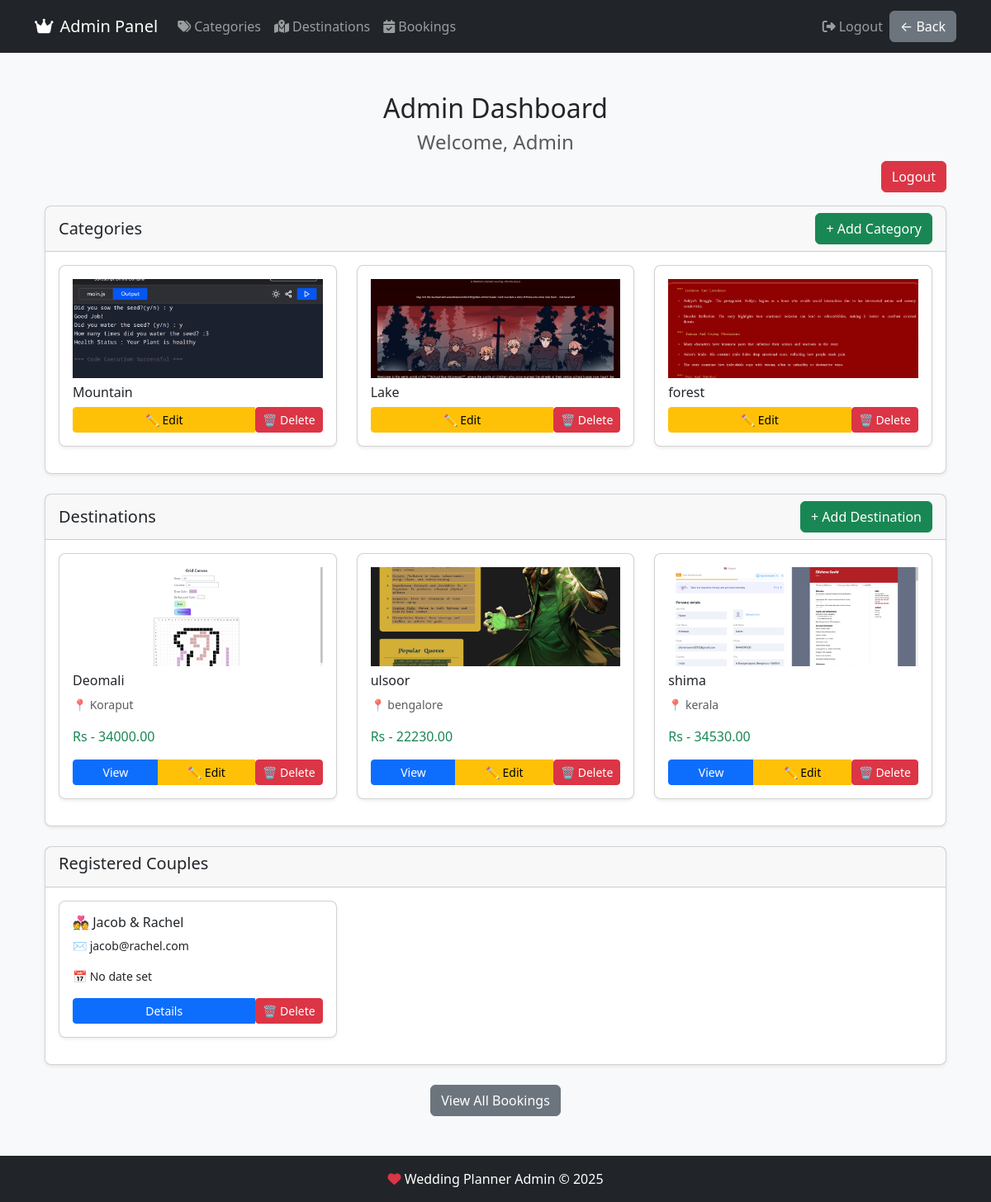
Screenshot of /admin/dashboard (signed in) with the database file from the repository.
### tables this page shows
CREATE TABLE categories (
            id INTEGER PRIMARY KEY AUTOINCREMENT,
            name TEXT NOT NULL,
            image_path TEXT
        );

CREATE TABLE destinations (
            id INTEGER PRIMARY KEY AUTOINCREMENT,
            name TEXT NOT NULL,
            category_id INTEGER NOT NULL,
            location TEXT NOT NULL,
            description TEXT,
            price REAL,
            photo TEXT,
            FOREIGN KEY (category_id) REFERENCES categories(id)
        );

CREATE TABLE couples (
            id INTEGER PRIMARY KEY AUTOINCREMENT,
            name TEXT NOT NULL,
            email TEXT NOT NULL,
            wedding_date TEXT,
            password TEXT NOT NULL
        );

### app.py (the view)
@app.route('/admin/dashboard')
def admin_dashboard():
    if 'admin_username' not in session:
        return redirect(url_for('admin_login'))
    with get_db_connection() as conn:
        categories = conn.execute('SELECT * FROM categories').fetchall()
        destinations = conn.execute('''
            SELECT d.*, c.name as category_name
            FROM destinations d
            JOIN categories c ON d.category_id = c.id
        ''').fetchall()
        couples = conn.execute('SELECT * FROM couples').fetchall()
        recent_bookings = conn.execute('''
            SELECT b.*, c.name as couple_name, d.name as destination_name
            FROM bookings b
            JOIN couples c ON b.couple_id = c.id
            JOIN destinations d ON b.destination_id = d.id
            ORDER BY b.booking_date DESC LIMIT 5
        ''').fetchall()
    return render_template('admin/dashboard.html',
                         categories=categories,
                         destinations=destinations,
                         couples=couples,
                         recent_bookings=recent_bookings)

### app.py (called while the page is built)
def get_db_connection():
    conn = sqlite3.connect('database.db')
    conn.row_factory = sqlite3.Row
    return conn

@app.context_processor
def inject_now():
    return {'now': datetime.now()}

### templates/admin/dashboard.html
{% extends "admin/base.html" %} {% block content %}
<div class="container mt-5">
  <h2 class="text-center">Admin Dashboard</h2>
  <h4 class="text-center text-muted">Welcome, Admin</h4>
  <div class="text-end mb-3">
    <a href="{{ url_for('logout') }}" class="btn btn-danger">Logout</a>
  </div>
  <div class="card mb-4 shadow-sm">
    <div class="card-header d-flex justify-content-between align-items-center">
      <h5 class="mb-0">Categories</h5>
      <a href="{{ url_for('add_category') }}" class="btn btn-success">
        + Add Category
      </a>
    </div>
    <div class="card-body">
      <div class="row">
        {% for category in categories %}
        <div class="col-md-4 mb-3">
          <div class="card p-3 shadow-sm">
            <img
              src="{{ url_for('static', filename='images/categories/' + category.image_path) }}"
              class="img-fluid mb-2"
              style="height: 120px; object-fit: cover"
            />
            <h6>{{ category.name }}</h6>
            <div class="btn-group w-100">
              <a
                href="{{ url_for('edit_category', id=category.id) }}"
                class="btn btn-warning btn-sm"
              >
                ✏️ Edit
              </a>
              <form
                action="{{ url_for('delete_category', id=category.id) }}"
                method="POST"
                class="d-inline"
              >
                <button
                  type="submit"
                  class="btn btn-danger btn-sm"
                  onclick="return confirm('Delete this category?')"
                >
                  🗑️ Delete
                </button>
              </form>
            </div>
          </div>
        </div>
        {% endfor %}
      </div>
    </div>
  </div>
  <div class="card mb-4 shadow-sm">
    <div class="card-header d-flex justify-content-between align-items-center">
      <h5 class="mb-0">Destinations</h5>
      <a href="{{ url_for('add_destination') }}" class="btn btn-success">
        + Add Destination
      </a>
    </div>
    <div class="card-body">
      <div class="row">
        {% for destination in destinations %}
        <div class="col-md-4 mb-3">
          <div class="card p-3 shadow-sm">
            <img
              src="{{ url_for('static', filename='images/destinations/' + destination.photo) if destination.photo else 'placeholder.jpg' }}"
              class="img-fluid mb-2"
              style="height: 120px; object-fit: cover"
            />
            <h6>{{ destination.name }}</h6>
            <p class="text-muted small">📍 {{ destination.location }}</p>
            <p class="text-success">
              Rs - {{ "%.2f"|format(destination.price) }}
            </p>
            <div class="btn-group w-100">
              <a
                href="{{ url_for('destination_details', destination_id=destination.id) }}"
                class="btn btn-primary btn-sm"
              >
                View
              </a>
              <a
                href="{{ url_for('edit_destination', id=destination.id) }}"
                class="btn btn-warning btn-sm"
              >
                ✏️ Edit
              </a>
              <form
                action="{{ url_for('admin_delete_destination', id=destination.id) }}"
                method="POST"
                class="d-inline"
              >
                <button
                  type="submit"
                  class="btn btn-danger btn-sm"
                  onclick="return confirm('Delete this destination?')"
                >
                  🗑️ Delete
                </button>
              </form>
            </div>
          </div>
        </div>
        {% endfor %}
      </div>
    </div>
  </div>
  <div class="card mb-4 shadow-sm">
    <div class="card-header">
      <h5>Registered Couples</h5>
    </div>
    <div class="card-body">
      <div class="row">
        {% for couple in couples %}
        <div class="col-md-4 mb-3">
          <div class="card p-3 shadow-sm">
            <h6>💑 {{ couple.name }}</h6>
            <p class="small">✉️ {{ couple.email }}</p>
            <p class="small">📅 {{ couple.wedding_date or 'No date set' }}</p>
            <div class="btn-group w-100">
              <a
                href="{{ url_for('admin_view_couple', id=couple.id) }}"
                class="btn btn-primary btn-sm"
              >
                Details
              </a>
              <form
                action="{{ url_for('admin_delete_couple', id=couple.id) }}"
                method="POST"
                class="d-inline"
              >
                <button
                  type="submit"
                  class="btn btn-danger btn-sm"
                  onclick="return confirm('Delete this couple?')"
                >
                  🗑️ Delete
                </button>
              </form>
            </div>
          </div>
        </div>
        {% endfor %}
      </div>
    </div>
  </div>
  <div class="text-center mt-4">
    <a href="{{ url_for('admin_bookings') }}" class="btn btn-secondary">
      View All Bookings
    </a>
  </div>
</div>
{% endblock %}

### static/css/admin.css (style rules this page uses)
body { background-color: #f8f9fa; }
.card { border-radius: 0.5rem; }

### rows the page displays
categories: image_path (picture), name "Mountain"
categories: image_path (picture), name "Lake"
categories: image_path (picture), name "forest"
destinations: photo (picture), name "Deomali", location "Koraput", price "34000.00"
destinations: photo (picture), name "ulsoor", location "bengalore", price "22230.00"
destinations: photo (picture), name "shima", location "kerala", price "34530.00"
couples: name "Jacob & Rachel", email "jacob@rachel.com", wedding_date "No date set"
